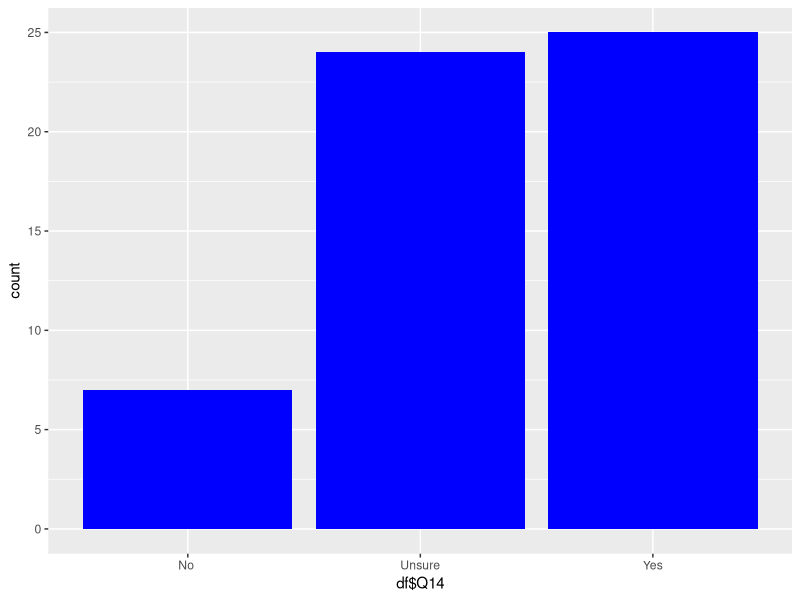
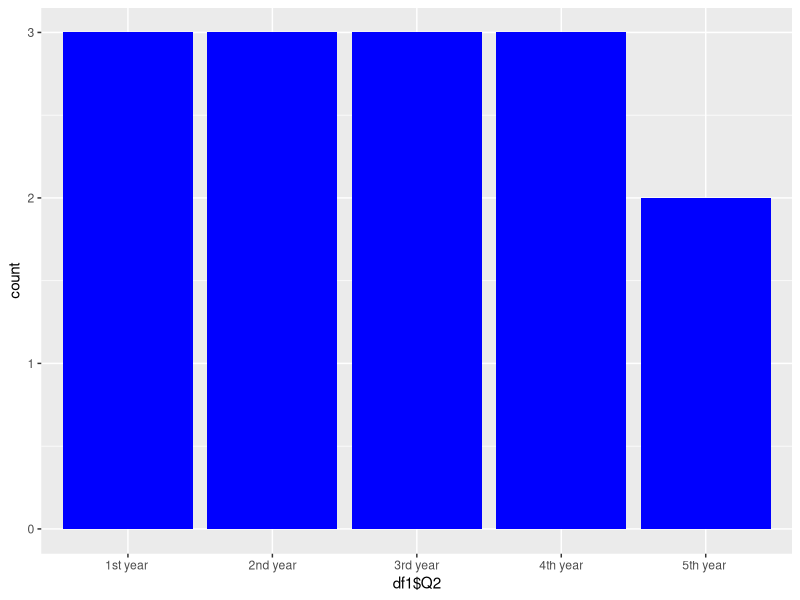

Recreate these plots in R, in order. (Note: this script raises an error after producing the figures.)
library(ggplot2)
library(tidyverse)

setwd("~/Desktop")
df <-read.csv("Global_Health_data.csv")
view(df)
df <- subset(df, select = c(20,22,26,36,38:40, 43:45, 47:50))
df <- df[-c(1:2),]

#Bar Graph of Q14
df <- df %>% 
  filter(Q14 != "") %>% view()
ggplot(data=df, aes(x = df$Q14, main = "Global Health Career Interest?", xlab = "Options")) + geom_bar(fill = 'blue')

# Q14 by Q2
df1 <- df %>% 
  group_by(Q2) %>%
  count(Q14) %>%
  view()
ggplot(data=df1, aes(x = df1$Q2, main = "Global Health Career Interest?", xlab = "Options")) + geom_bar(fill = 'blue')


t.test()

df %>% 
  filter(Q14 != "") %>%
  group_by(Q14) %>%
  summarise(
    count = n()
  ) %>%
    view()

